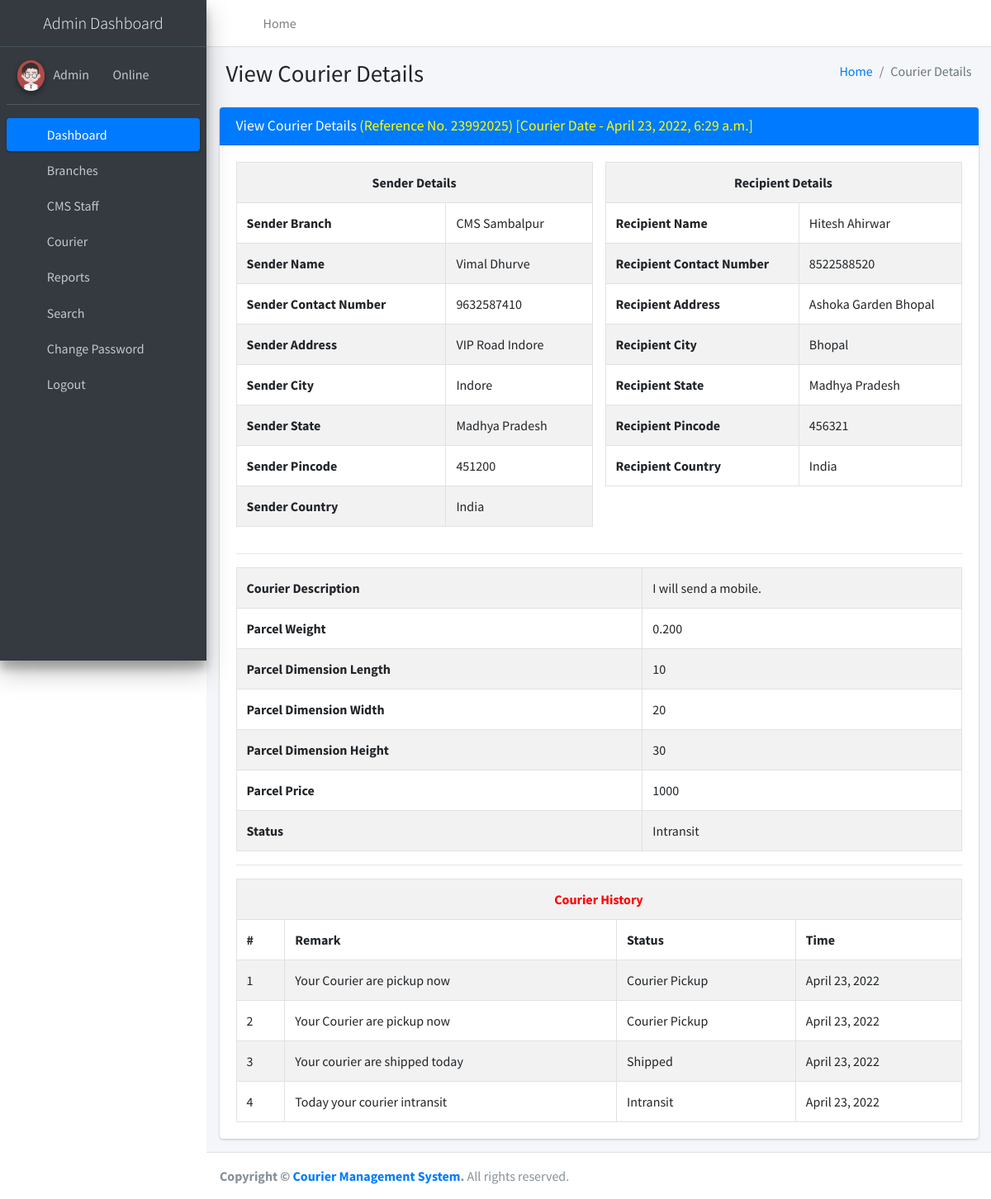
The app's page /viewCourierDetails/3 (signed in) with its own data.
### courier/models.py (models this page shows, shortened)
class Courier(models.Model):
    RefNumber = models.CharField(max_length=100, null=True)
    SenderBranch = models.ForeignKey(Branch, on_delete=models.CASCADE, null=True)
    SenderName = models.CharField(max_length=250, null=True)
    SenderContactnumber = models.CharField(max_length=12, null=True)
    SenderAddress = models.CharField(max_length=250, null=True)
    SenderCity = models.CharField(max_length=150, null=True)
    SenderState = models.CharField(max_length=150, null=True)
    SenderPincode = models.CharField(max_length=6, null=True)
    SenderCountry = models.CharField(max_length=250, null=True)
    RecipientName = models.CharField(max_length=250, null=True)
    RecipientContactnumber = models.CharField(max_length=12, null=True)
    RecipientAddress = models.CharField(max_length=250, null=True)
    RecipientCity = models.CharField(max_length=150, null=True)
    RecipientState = models.CharField(max_length=150, null=True)
    RecipientPincode = models.CharField(max_length=6, null=True)
    RecipientCountry = models.CharField(max_length=150, null=True)
    CourierDes = models.CharField(max_length=250, null=True)
    ParcelWeight = models.CharField(max_length=150, null=True)
    ParcelDimensionlen = models.CharField(max_length=150, null=True)
    ParcelDimensionwidth = models.CharField(max_length=150, null=True)
    ParcelDimensionheight = models.CharField(max_length=150, null=True)
    ParcelPrice = models.CharField(max_length=150, null=True)
    Status = models.CharField(max_length=100, null=True)
    CourierDate = models.DateTimeField(auto_now_add=True)

class Branch(models.Model):
    BranchName = models.CharField(max_length=250, null=True)
    BranchContactnumber = models.CharField(max_length=12, null=True)
    BranchEmail = models.CharField(max_length=50, null=True)
    BranchAddress = models.CharField(max_length=200, null=True)
    BranchCity = models.CharField(max_length=150, null=True)
    BranchState = models.CharField(max_length=150, null=True)
    BranchPincode = models.CharField(max_length=6, null=True)
    BranchCountry = models.CharField(max_length=200, null=True)
    def __str__(self):
        return self.BranchName

class CourierTracking(models.Model):
    CourierId = models.ForeignKey(Courier, on_delete=models.CASCADE, null=True)
    remark = models.CharField(max_length=150, null=True)
    status = models.CharField(max_length=150, null=True)
    StatusDate = models.DateField(null=True)

### courier/views.py (the view)
# urls.py: path('viewCourierDetails/<int:pid>', viewCourierDetails, name='viewCourierDetails'),
def viewCourierDetails(request,pid):
    if not request.user.is_authenticated:
        return redirect('admin_login')
    courierdtls = Courier.objects.get(id=pid)
    report1 = CourierTracking.objects.filter(CourierId=courierdtls)
    reportcount = CourierTracking.objects.filter(CourierId=courierdtls).count()
    return render(request, 'admin/viewCourierDetails.html', locals())

### courier/templates/admin/viewCourierDetails.html
{% extends 'adminNavbar.html' %}
{% block main %}
{% load static %}
<section class="content">
    <div class="content-header">
        <div class="container-fluid">
            <div class="row mb-2">
                <div class="col-sm-6">
                    <h1 class="m-0">View Courier Details</h1>
                </div>
                <div class="col-sm-6">
                    <ol class="breadcrumb float-sm-right">
                        <li class="breadcrumb-item"><a href="{% url 'dashboard' %}">Home</a></li>
                        <li class="breadcrumb-item active">Courier Details</li>
                    </ol>
                </div>
            </div>
        </div>
    </div>
    <div class="container-fluid">
        <div class="row">
            <div class="col-md-12">
                <div class="card card-primary">
                    <div class="card-header">
                        <h3 class="card-title">View Courier Details <span style="color: yellow;">(Reference No. {{courierdtls.RefNumber}}) [Courier Date - {{courierdtls.CourierDate}}] </span></h3>
                    </div>
                    <div class="card-body">
                        <div class="row">
                            <div class="col-6">
                                <table id="example1" class="table table-bordered table-striped">
                                    <tr>
                                        <th style="text-align: center" colspan="2">Sender Details</th>
                                    </tr>
                                    <tr>
                                        <th>Sender Branch</th>
                                        <td>{{courierdtls.SenderBranch}}</td>
                                    </tr>
                                    <tr>
                                        <th>Sender Name</th>
                                        <td>{{courierdtls.SenderName}}</td>
                                    </tr>
                                    <tr>
                                        <th>Sender Contact Number</th>
                                        <td>{{courierdtls.SenderContactnumber}}</td>
                                    </tr>
                                    <tr>
                                        <th>Sender Address</th>
                                        <td>{{courierdtls.SenderAddress}}</td>
                                    </tr>
                                    <tr>
                                        <th>Sender City</th>
                                        <td>{{courierdtls.SenderCity}}</td>
                                    </tr>
                                    <tr>
                                        <th>Sender State</th>
                                        <td>{{courierdtls.SenderState}}</td>
                                    </tr>
                                    <tr>
                                        <th>Sender Pincode</th>
                                        <td>{{courierdtls.SenderPincode}}</td>
                                    </tr>
                                    <tr>
                                        <th>Sender Country</th>
                                        <td>{{courierdtls.SenderCountry}}</td>
                                    </tr>
                                </table>
                            </div>
                            <div class="col-6">
                                <table id="example1" class="table table-bordered table-striped">
                                    <tr>
                                        <th style="text-align: center" colspan="2">Recipient Details</th>
                                    </tr>
                                    <tr>
                                        <th>Recipient Name</th>
                                        <td>{{courierdtls.RecipientName}}</td>
                                    </tr>
                                    <tr>
                                        <th>Recipient Contact Number</th>
                                        <td>{{courierdtls.RecipientContactnumber}}</td>
                                    </tr>
                                    <tr>
                                        <th>Recipient Address</th>
                                        <td>{{courierdtls.RecipientAddress}}</td>
                                    </tr>
                                    <tr>
                                        <th>Recipient City</th>
                                        <td>{{courierdtls.RecipientCity}}</td>
                                    </tr>
                                    <tr>
                                        <th>Recipient State</th>
                                        <td>{{courierdtls.RecipientState}}</td>
                                    </tr>
                                    <tr>
                                        <th>Recipient Pincode</th>
                                        <td>{{courierdtls.RecipientPincode}}</td>
                                    </tr>
                                    <tr>
                                        <th>Recipient Country</th>
                                        <td>{{courierdtls.RecipientCountry}}</td>
                                    </tr>
                                </table>
                            </div>
                        </div>
                        <hr>
                        <table id="example1" class="table table-bordered table-striped">
                            <tr>
                                <th>Courier Description</th>
                                <td>{{courierdtls.CourierDes}}</td>
                            </tr>
                            <tr>
                                <th>Parcel Weight</th>
                                <td>{{courierdtls.ParcelWeight}}</td>
                            </tr>
                            <tr>
                                <th>Parcel Dimension Length</th>
                                <td>{{courierdtls.ParcelDimensionlen}}</td>
                            </tr>
                            <tr>
                                <th>Parcel Dimension Width</th>
                                <td>{{courierdtls.ParcelDimensionwidth}}</td>
                            </tr>
                            <tr>
                                <th>Parcel Dimension Height</th>
                                <td>{{courierdtls.ParcelDimensionheight}}</td>
                            </tr>
                            <tr>
                                <th>Parcel Price</th>
                                <td>{{courierdtls.ParcelPrice}}</td>
                            </tr>
                            <tr>
                                <th>Status</th>
                                {% if courierdtls.Status == None %}
                                <td>Not Update Yet</td>
                                {% else %}
                                <td>{{courierdtls.Status}}</td>
                                {% endif %}
                            </tr>
                        </table>
                        <hr>
                        {% if reportcount != 0 %}
                        <table id="example1" class="table table-bordered table-striped">
                            <tr align="center" style="color: red;">
                                <th colspan="4">Courier History</th>
                            </tr>
                            <tr>
                                <th>#</th>
                                <th>Remark</th>
                                <th>Status</th>
                                <th>Time</th>
                            </tr>
                            {% for i in report1 %}
                            <tr>
                                <td>{{forloop.counter}}</td>
                                <td>{{i.remark}}</td>
                                <td>{{i.status}}</td>
                                <td>{{i.StatusDate}}</td>
                            </tr>
                            {% endfor %}
                        </table>
                        {% endif %}
                    </div>
                </div>
            </div>
        </div>
    </div>
</section>
{% endblock %}

### courier/templates/adminNavbar.html (shortened to what this page needs)
{% load static %}
<!DOCTYPE html>
<html lang="en">
<head>
<link rel="stylesheet"
	href="{% static 'plugins/fontawesome-free/css/all.min.css' %}">
<link rel="stylesheet"
	href="https://code.ionicframework.com/ionicons/2.0.1/css/ionicons.min.css">
<link rel="stylesheet"
	href="{% static 'plugins/tempusdominus-bootstrap-4/css/tempusdominus-bootstrap-4.min.css' %}">
<link rel="stylesheet"
	href="{% static 'plugins/icheck-bootstrap/icheck-bootstrap.min.css' %}">
<link rel="stylesheet" href="{% static 'plugins/jqvmap/jqvmap.min.css' %}">
<link rel="stylesheet" href="{% static 'dist/css/adminlte.min.css' %}">
<link rel="stylesheet"
	href="{% static 'plugins/overlayScrollbars/css/OverlayScrollbars.min.css' %}">
<link rel="stylesheet"
	href="{% static 'plugins/daterangepicker/daterangepicker.css' %}">
<link rel="stylesheet"
	href="{% static 'plugins/summernote/summernote-bs4.min.css' %}">
</head>
<body class="hold-transition sidebar-mini layout-fixed">
	<div class="wrapper">
		<nav
			class="main-header navbar navbar-expand navbar-white navbar-light">
			<ul class="navbar-nav">
				<li class="nav-item"><a class="nav-link" data-widget="pushmenu"
					href="#" role="button"><i class="fas fa-bars"></i></a></li>
				<li class="nav-item d-none d-sm-inline-block"><a
					href="{% url 'dashboard' %}" class="nav-link">Home</a></li>
			</ul>
			<ul class="navbar-nav ml-auto">
				<li class="nav-item"><a class="nav-link"
					data-widget="fullscreen" href="#" role="button"> <i
						class="fas fa-expand-arrows-alt"></i>
				</a></li>
				<li class="nav-item"><a class="nav-link"
					data-widget="control-sidebar" data-controlsidebar-slide="true"
					href="#" role="button"> <i class="fas fa-th-large"></i>
				</a></li>
			</ul>
		</nav>
		<aside class="main-sidebar sidebar-dark-primary elevation-4">
			<a href="#" class="brand-link"> <img src=""
				<center><span class="brand-text font-weight-light">Admin Dashboard</span></center>
			</a>
			<div class="sidebar">
				<div class="user-panel mt-3 pb-3 mb-3 d-flex">
					<div class="image">
						<img src="{% static 'dist/img/user2-160x160.jpg' %}"
							class="img-circle elevation-2" alt="User Image">
					</div>
					<div class="info">
						<a href="#">Admin &nbsp;&nbsp;</a> <a href="#"><i
							class="fa fa-circle text-success"></i> Online</a>
					</div>
				</div>
				<nav class="mt-2">
					<ul class="nav nav-pills nav-sidebar flex-column"
						data-widget="treeview" role="menu" data-accordion="false">
						<li class="nav-item"><a href="{% url 'dashboard' %}"
							class="nav-link active"> <i
								class="nav-icon fas fa-tachometer-alt"></i>
								<p>Dashboard</p>
						</a></li>
						<li class="nav-item"><a href="#" class="nav-link"> <i
								class="nav-icon fas fa-th"></i>
								<p>
									Branches <i class="fas fa-angle-left right"></i>
								</p>
						</a>
							</li>
						<li class="nav-item"><a href="#" class="nav-link"> <i
								class="nav-icon fas fa-copy"></i>
								<p>
									CMS Staff <i class="fas fa-angle-left right"></i>
								</p>
						</a>
							</li>
						<li class="nav-item"><a href="#" class="nav-link"> <i
								class="nav-icon fas fa-tree"></i>
								<p>
									Courier <i class="fas fa-angle-left right"></i>
								</p>
						</a>
						</li>
						<li class="nav-item"><a href="#" class="nav-link"> <i
								class="nav-icon fas fa-tree"></i>
								<p>
									Reports <i class="fas fa-angle-left right"></i>
								</p>
						</a>
						</li>
						<li class="nav-item"><a href="{% url 'search' %}"
							class="nav-link"> <i class="nav-icon fas fa-search"></i>
								<p>Search</p>
						</a></li>
						<li class="nav-item"><a href="{% url 'changePassword' %}"
							class="nav-link"> <i class="nav-icon fas fa-cogs"></i>
								<p>Change Password</p>
						</a></li>
						<li class="nav-item"><a href="/logout" class="nav-link">
								<i class="nav-icon fas fa-power-off"></i>
								<p>Logout</p>
						</a></li>
					</ul>
				</nav>
			</div>
		</aside>
		<div class="content-wrapper">
			{% block main %}
			{% endblock %}
		</div>
		<footer class="main-footer">
			<strong>Copyright &copy; <a href="#">Courier Management System</a>.
			</strong> All rights reserved.
		</footer>
	</div>
</body>
</html>

### records on screen
Courier: RefNumber "23992025", CourierDate "April 23, 2022, 6:29 a.m.", SenderBranch "CMS Sambalpur", SenderName "Vimal Dhurve", SenderContactnumber "9632587410", SenderAddress "VIP Road Indore", SenderCity "Indore", SenderState "Madhya Pradesh", SenderPincode "451200", SenderCountry "India", RecipientName "Hitesh Ahirwar", RecipientContactnumber "8522588520", RecipientAddress "Ashoka Garden Bhopal", RecipientCity "Bhopal", RecipientState "Madhya Pradesh", RecipientPincode "456321", RecipientCountry "India", CourierDes "I will send a mobile.", ParcelWeight "0.200", ParcelDimensionlen "10", ParcelDimensionwidth "20", ParcelDimensionheight "30", ParcelPrice "1000", Status "Intransit"
CourierTracking: remark "Your Courier are pickup now", status "Courier Pickup", StatusDate "April 23, 2022"
CourierTracking: remark "Your Courier are pickup now", status "Courier Pickup", StatusDate "April 23, 2022"
CourierTracking: remark "Your courier are shipped today", status "Shipped", StatusDate "April 23, 2022"
CourierTracking: remark "Today your courier intransit", status "Intransit", StatusDate "April 23, 2022"
